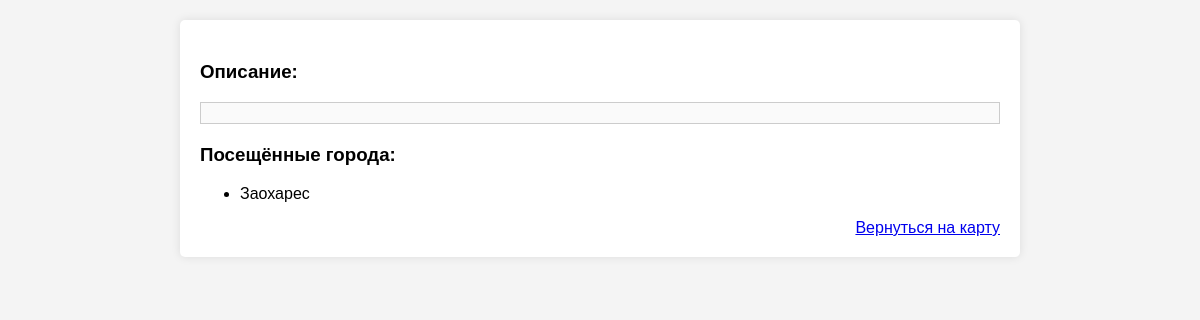
/hero/melin/, run on an earlier commit of the app's database.
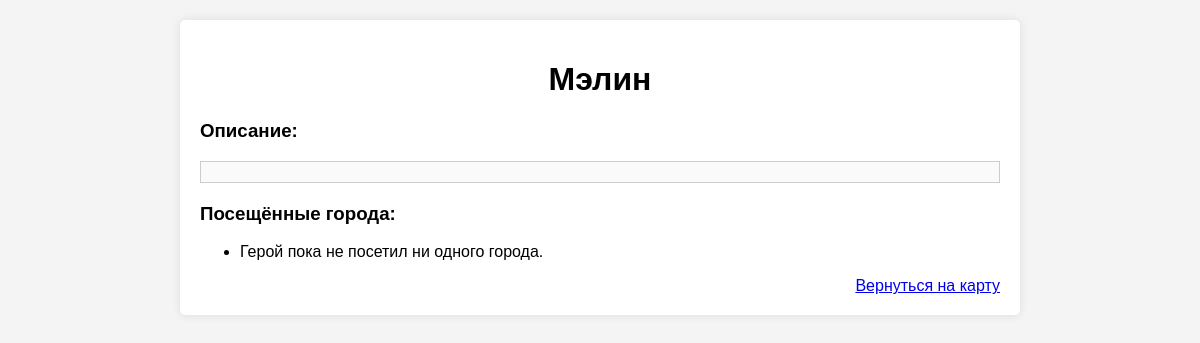
And on a later commit of the database.
### map/models.py (models this page shows, shortened)
class Location(models.Model):
    race = {'NO':'Нет',
            'Unknown':'Неизвестна',
            'Humans':"Люди",
            'S_elfs':"Высшие эльфы",
            'Gnoms':'Гномы',
            'Dwarfs':'Дварфы',
            'Half_height':'Полурослки',
            'Demons':'Демоны',
            'Drou':"Дроу",
            'Goblins':"Гоблины",
            'Vampires':'Вампиры',
            'Giffs':'Гифы',
            'Forers_Elfs':'Лесные эльфы'}
    statuses ={
        "Unknown": "Неизвестен",
        "Martial_law": "Военное положение",
        "Captured": "Захвачен",
        "Resistance": "Сопротивление",
        "Neutral": "Нейтральный",
        "Destroyed": "Уничтожен",
        "Capital": "Столица",
        "Liberal": "Либеральный",
        "Conservative": "Консервативный",
        "Racist": "Расистский"
    }
    image = models.ImageField(upload_to='location_picks/',null=True,blank=True)
    name = models.CharField(max_length=60)
    description = models.TextField()
    slug = models.SlugField(max_length=60,unique=True)
    status = models.CharField(max_length=50,null=True,choices=statuses)
    population = models.CharField(max_length=50,null=True,choices=race)
    npcs = models.ManyToManyField("map.NPC", verbose_name="Ключевые NPC",blank=True)
    what_adventures = models.ManyToManyField("map.Dnd_adventure", verbose_name="В каких приключениях принимал участие",blank=True)
    class Meta:
        ordering = ["name"]
        verbose_name = "Абстрактная модель(не трогай)"
        verbose_name_plural = "Абстрактная модель(не трогай)"

class Hero_m(AbstractUser):
    email = None
    image = models.ImageField(upload_to='hero_picks/',blank=True)
    visited_cities = models.ManyToManyField(Location, through="Visit",blank=True)
    description = models.TextField(blank=True)
    slug = models.SlugField(max_length=60,unique=True)
    adventures = models.ManyToManyField("map.Dnd_adventure", verbose_name=("adventures"),blank=True)
    class Meta:
        db_table = "Heroes_table"
        verbose_name = "Герой"
        verbose_name_plural = "Герои"

### Hero/views.py (the view)
# urls.py: path('hero/<slug:hero_slug>/',about_hero_page,name='hero_page'),
def about_hero_page(request,hero_slug):
    user = Hero_m.objects.get(slug=hero_slug)
    context = {'hero': user}
    return render(request,'Hero/about_hero.html',context=context)

### Hero/templates/Hero/about_hero.html (shortened to what this page needs)
<!DOCTYPE html>
<html lang="ru">
<head>
</head>
<body>
    <div class="container">
        <h1>{{ hero.first_name }} {{ hero.second_name }}</h1>
        <h3>Описание:</h3>
        <div class="description">{{ hero.description }}</div>
        <div class="cities">
            <h3>Посещённые города:</h3>
            <ul>
                {% for city in hero.visited_cities.all %}
                    <li>{{ city.name }}</li>
                {% empty %}
                    <li>Герой пока не посетил ни одного города.</li>
                {% endfor %}
            </ul>
        </div>
        <div style="display: flex;justify-content: flex-end;">
            <a href="{% url 'index' %}">Вернуться на карту</a>
        </div>
    </div>
</body>
</html>

What changed in the data, as far as the page shows it:
no longer on this page (row unchanged): Location: name "Заохарес"
added Hero_m: first_name "Мэлин"
Also different on the page:
text now shown: "Герой пока не посетил ни одного города."
